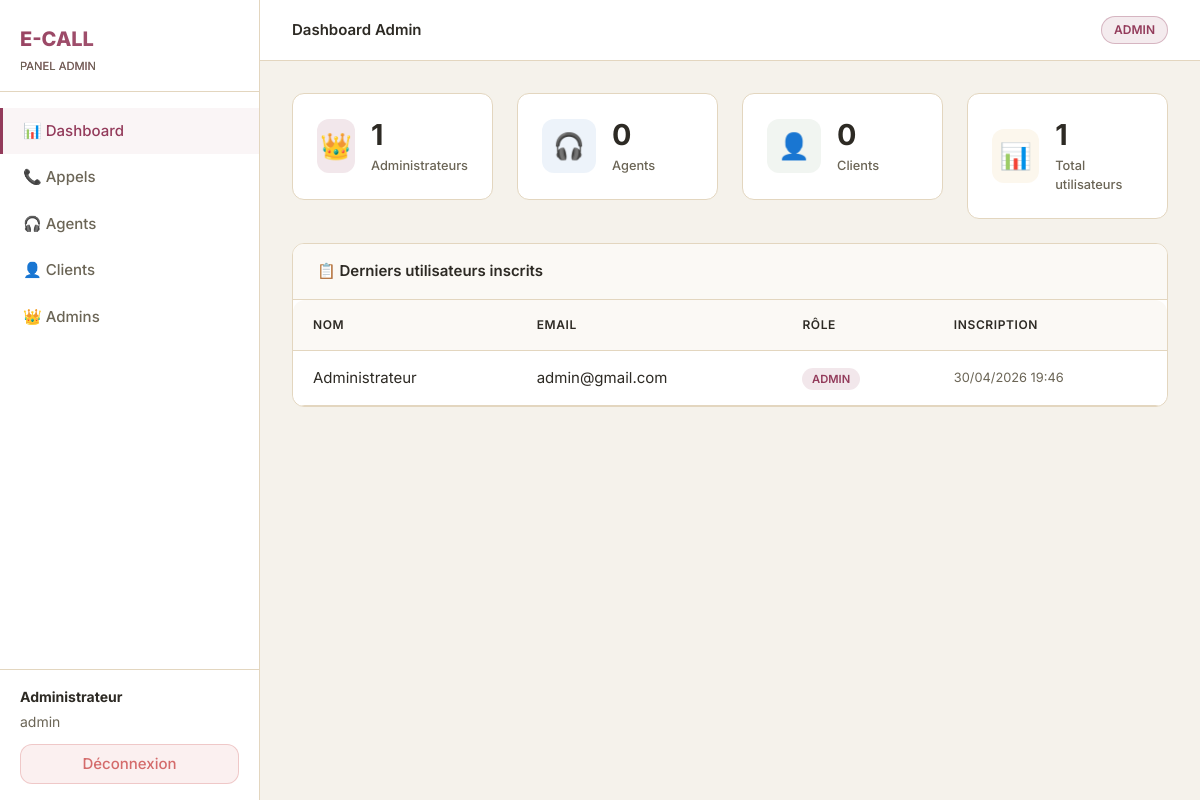
Page /admin/dashboard.php (signed in) on the committed database.
### tables this page shows
CREATE TABLE IF NOT EXISTS users (
    id          INT AUTO_INCREMENT PRIMARY KEY,
    nom         VARCHAR(100)  NOT NULL,
    email       VARCHAR(150)  NOT NULL UNIQUE,
    password    VARCHAR(255)  NOT NULL,
    role        ENUM('admin','agent','client') NOT NULL DEFAULT 'client',
    telephone   VARCHAR(20)   DEFAULT NULL,
    created_at  DATETIME      DEFAULT CURRENT_TIMESTAMP,
    updated_at  DATETIME      DEFAULT CURRENT_TIMESTAMP ON UPDATE CURRENT_TIMESTAMP
);

### admin/dashboard.php (the view, shortened to what this page needs)
<?php
$pdo = getPDO();
$totalAgents  = $pdo->query("SELECT COUNT(*) FROM users WHERE role='agent'")->fetchColumn();
$totalClients = $pdo->query("SELECT COUNT(*) FROM users WHERE role='client'")->fetchColumn();
$totalAdmins  = $pdo->query("SELECT COUNT(*) FROM users WHERE role='admin'")->fetchColumn();
$recentUsers  = $pdo->query("SELECT nom, email, role, created_at FROM users ORDER BY created_at DESC LIMIT 8")->fetchAll();
$pageTitle  = 'Dashboard Admin';
$userRole   = $_SESSION['user_role'];
$userName   = $_SESSION['user_nom'];
$activeMenu = 'dash';
include __DIR__ . '/../includes/header.php';
?>
<div class="row g-4 mb-4">
    <div class="col-md-3 col-sm-6">
        <div class="stat-card">
            <div class="stat-icon admin">👑</div>
            <div>
                <div class="stat-value"><?= $totalAdmins ?></div>
                <div class="stat-label">Administrateurs</div>
            </div>
        </div>
    </div>
    <div class="col-md-3 col-sm-6">
        <div class="stat-card">
            <div class="stat-icon agent">🎧</div>
            <div>
                <div class="stat-value"><?= $totalAgents ?></div>
                <div class="stat-label">Agents</div>
            </div>
        </div>
    </div>
    <div class="col-md-3 col-sm-6">
        <div class="stat-card">
            <div class="stat-icon client">👤</div>
            <div>
                <div class="stat-value"><?= $totalClients ?></div>
                <div class="stat-label">Clients</div>
            </div>
        </div>
    </div>
    <div class="col-md-3 col-sm-6">
        <div class="stat-card">
            <div class="stat-icon total">📊</div>
            <div>
                <div class="stat-value"><?= $totalAgents + $totalClients + $totalAdmins ?></div>
                <div class="stat-label">Total utilisateurs</div>
            </div>
        </div>
    </div>
</div>
<div class="panel">
    <div class="panel-header">
        <span class="panel-title">📋 Derniers utilisateurs inscrits</span>
    </div>
    <div class="panel-body p-0">
        <table class="ecall-table">
            <thead>
                <tr>
                    <th>Nom</th>
                    <th>Email</th>
                    <th>Rôle</th>
                    <th>Inscription</th>
                </tr>
            </thead>
            <tbody>
                <?php foreach ($recentUsers as $u): ?>
                <tr>
                    <td><?= htmlspecialchars($u['nom']) ?></td>
                    <td><?= htmlspecialchars($u['email']) ?></td>
                    <td>
                        <span class="role-badge badge-pill-<?= $u['role'] ?>">
                            <?= strtoupper($u['role']) ?>
                        </span>
                    </td>
                    <td style="color: var(--c-text-light); font-size:0.8rem;">
                        <?= date('d/m/Y H:i', strtotime($u['created_at'])) ?>
                    </td>
                </tr>
                <?php endforeach; ?>
            </tbody>
        </table>
    </div>
</div>
<?php include __DIR__ . '/../includes/footer.php'; ?>

### includes/header.php (shortened to what this page needs)
<?php
$pageTitle = $pageTitle ?? 'E-CALL';
$activeMenu = $activeMenu ?? '';
?>
<!DOCTYPE html>
<html lang="fr">
<head>
    <link rel="stylesheet" href="https://cdn.jsdelivr.net/npm/bootstrap@5.3.2/dist/css/bootstrap.min.css">
    <link rel="stylesheet" href="/ecall/assets/style.css">
</head>
<body>
<aside class="sidebar">
    <div class="sidebar-logo">
        <span>PANEL <?= strtoupper($userRole ?? '') ?></span>
    </div>
    <nav class="sidebar-nav">
        <?php if (($userRole ?? '') === 'admin'): ?>
            <a href="/ecall/admin/dashboard.php" class="<?= $activeMenu==='dash' ?'active':'' ?>">
                📊 Dashboard
            </a>
            <a href="/ecall/admin/appels.php" class="<?= $activeMenu==='appels' ?'active':'' ?>">
                📞 Appels
            </a>
            <a href="/ecall/admin/crud_agents.php" class="<?= $activeMenu==='agents' ?'active':'' ?>">
                🎧 Agents
            </a>
            <a href="/ecall/admin/crud_clients.php" class="<?= $activeMenu==='clients'?'active':'' ?>">
                👤 Clients
            </a>
            <a href="/ecall/admin/crud_admins.php" class="<?= $activeMenu==='admins' ?'active':'' ?>">
                👑 Admins
            </a>
        <?php endif; ?>
    </nav>
    <div class="sidebar-footer">
        <div class="sidebar-user">
            <strong><?= htmlspecialchars($userName ?? 'Utilisateur') ?></strong>
            <?= htmlspecialchars($userRole ?? '') ?>
        </div>
        <a href="/ecall/logout.php" class="btn-danger-ecall d-block text-center" style="padding:0.5rem;">
            Déconnexion
        </a>
    </div>
</aside>
<div class="main-wrap">
    <div class="topbar">
        <span class="topbar-title"><?= htmlspecialchars($pageTitle) ?></span>
        <span class="topbar-badge badge-<?= $userRole ?? 'client' ?>"><?= strtoupper($userRole ?? '') ?></span>
    </div>
    <div class="page-content">

### includes/footer.php (shortened to what this page needs)
  </div>
</div>
</body>
</html>

### admin/dashboard.php (style rules this page uses)
:root { --c-primary: #933B5B; --c-primary-dark: #7A2F4C; --c-primary-light: #B5728A; --c-secondary: #9F9679; --c-secondary-light: #AABAAE; --c-bg: #F5F2EB; --c-surface: #FFFFFF; --c-border: #E3D6BF; --c-text: #2D2A24; --c-text-light: #6B6556; --c-text-muted: #9A9483; --c-success: #8BA88A; --c-danger: #D46B6B; --c-warning: #E2B86B; --c-info: #6B9BD4; --radius: 12px; --radius-lg: 20px; --shadow: 0 1px 3px 0 rgba(0, 0, 0, 0.08); --shadow-lg: 0 10px 25px -5px rgba(0, 0, 0, 0.08); }
.stat-card { background: var(--c-surface); border: 1px solid var(--c-border); border-radius: var(--radius); padding: 1.5rem; display: flex; align-items: center; gap: 1rem; transition: all 0.3s; }
.stat-icon { width: 54px; height: 54px; border-radius: var(--radius); display: flex; align-items: center; justify-content: center; font-size: 1.6rem; }
.stat-icon.admin { background: rgba(147, 59, 91, 0.12); color: var(--c-primary); }
.stat-icon.agent { background: rgba(107, 155, 212, 0.12); color: var(--c-info); }
.stat-icon.client { background: rgba(139, 168, 138, 0.12); color: var(--c-success); }
.stat-icon.total { background: rgba(226, 184, 107, 0.12); color: var(--c-warning); }
.stat-value { font-size: 1.8rem; font-weight: 700; color: var(--c-text); line-height: 1.2; }
.stat-label { color: var(--c-text-light); font-size: 0.8rem; font-weight: 500; margin-top: 0.2rem; }
.ecall-table { width: 100%; background: var(--c-surface); border-collapse: collapse; border-radius: var(--radius); overflow: hidden; }
.ecall-table thead th { background: #FBF9F5; color: var(--c-text); font-weight: 600; font-size: 0.75rem; text-transform: uppercase; letter-spacing: 0.05em; padding: 1rem 1.25rem; border-bottom: 1px solid var(--c-border); }
.ecall-table tbody td { padding: 1rem 1.25rem; border-bottom: 1px solid var(--c-border); color: var(--c-text); }
.role-badge { font-size: 0.7rem; padding: 0.25rem 0.6rem; border-radius: 999px; font-weight: 600; }
.badge-pill-admin { background: rgba(147, 59, 91, 0.12); color: var(--c-primary); }
.panel { background: var(--c-surface); border: 1px solid var(--c-border); border-radius: var(--radius); overflow: hidden; margin-top: 1.5rem; }
.panel-header { padding: 1rem 1.5rem; border-bottom: 1px solid var(--c-border); background: #FBF9F5; }
.panel-title { font-weight: 600; color: var(--c-text); }

### rows in the picture
users: nom "Administrateur", email "admin@gmail.com", role "ADMIN", created_at "30/04/2026 19:46"

### other values in the picture
$userRole "ADMIN"
$userName "Administrateur"
$userRole "admin"
$pageTitle "Dashboard Admin"
$totalAdmins "1"
$totalAgents "0"
$totalClients "0"
$totalAgents + $totalClients + $totalAdmins "1"
